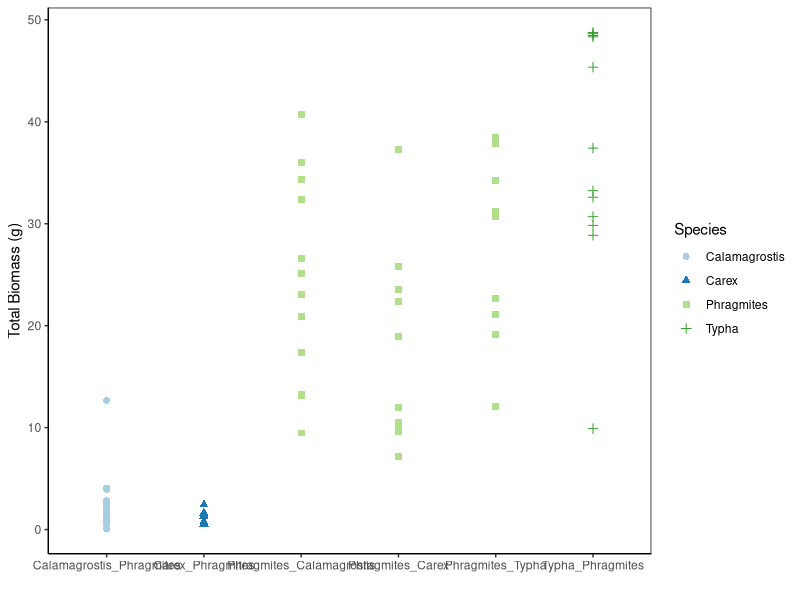
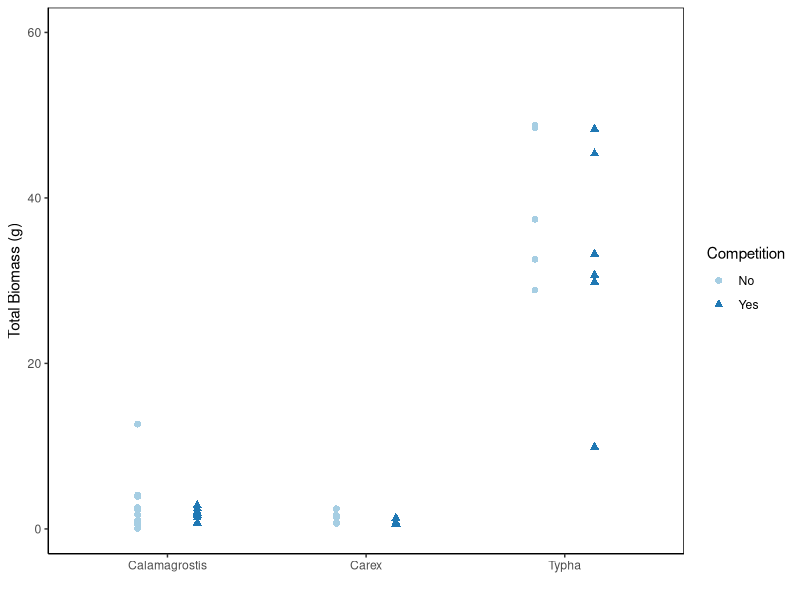
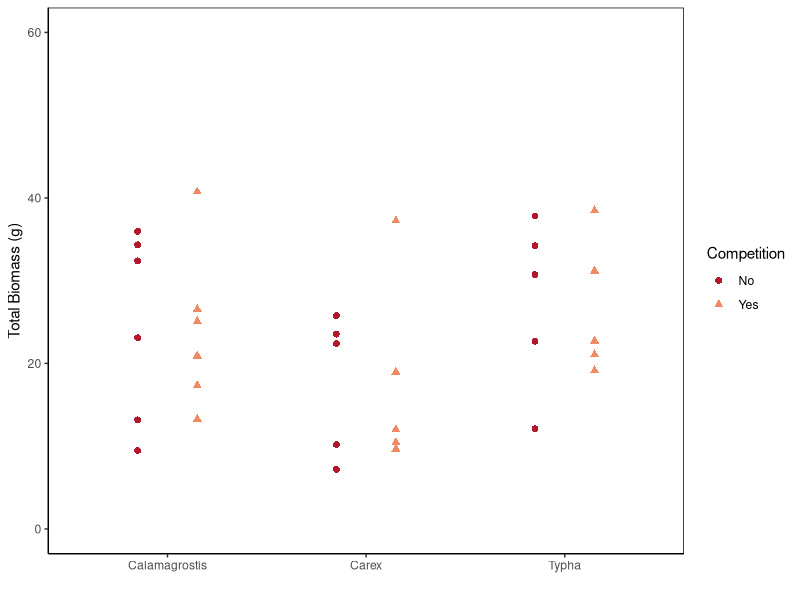
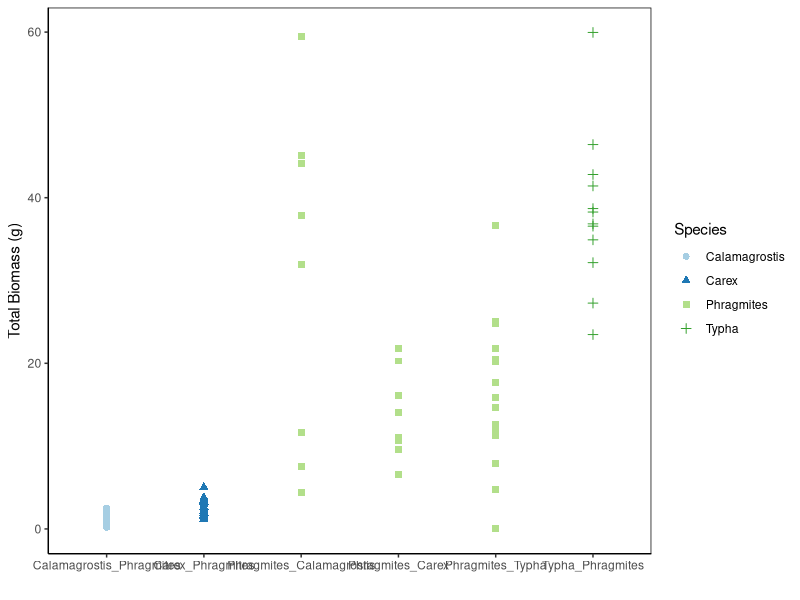
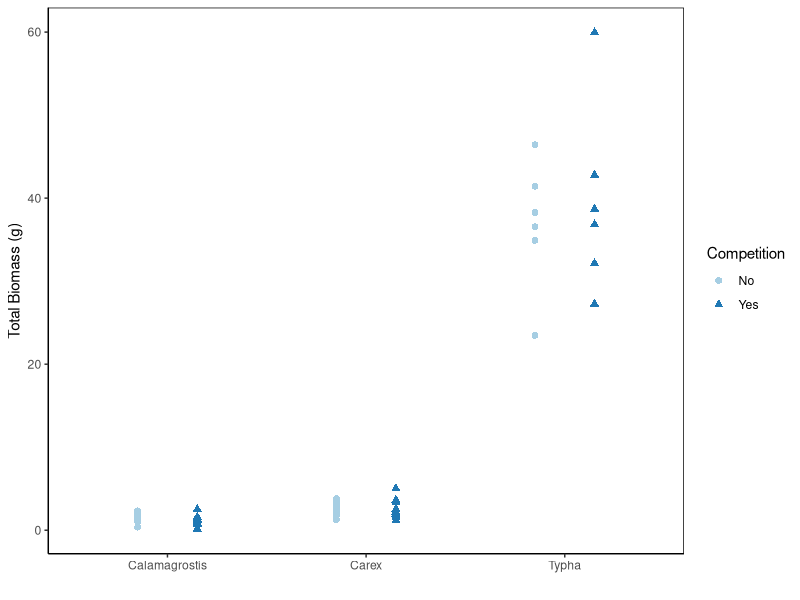
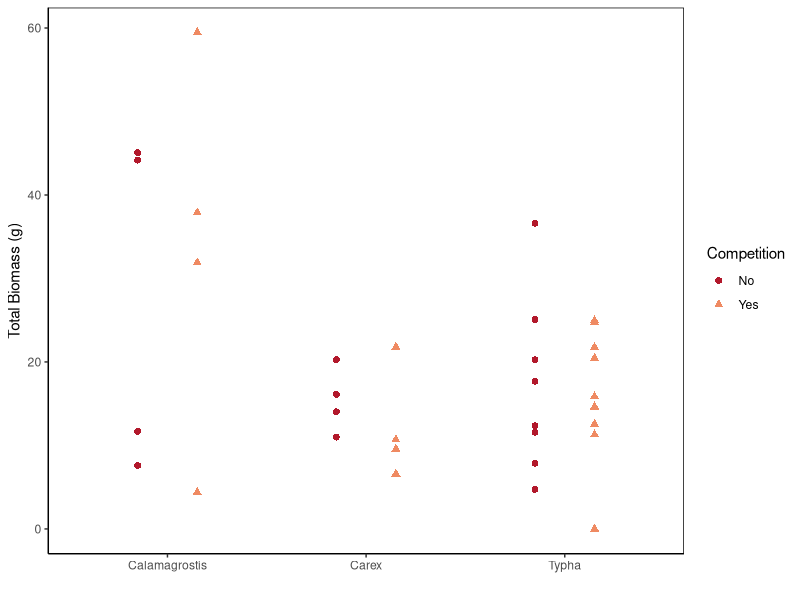
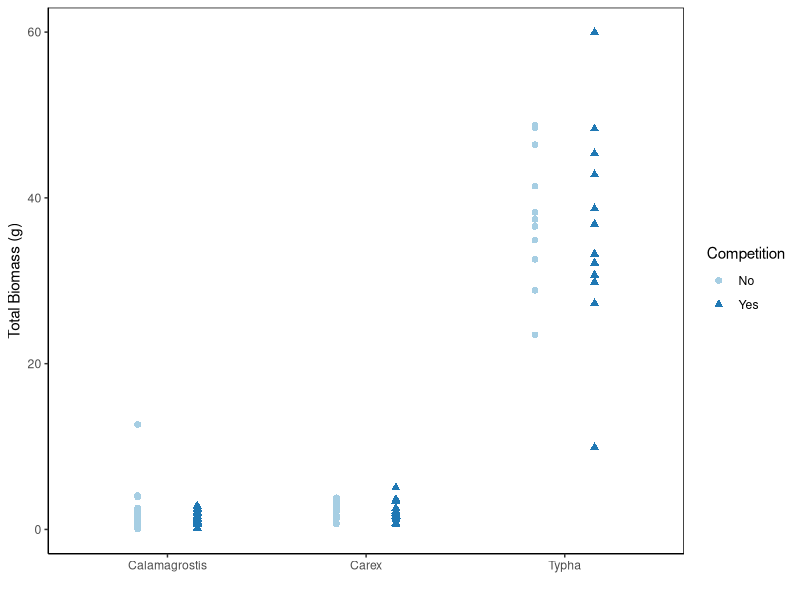
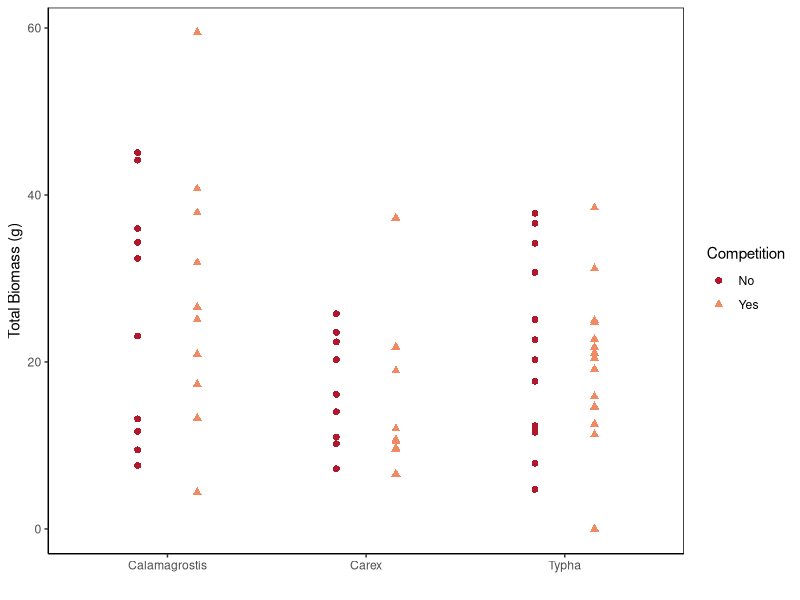

Write R code to recreate these figures, in order.

library(tidyverse)
library(ggpubr)

weights16 <- read.csv("Data/weights_2016.csv")
weights16


weights16 <- weights16 %>% 
  unite("spp_n", Species:Neighbour, remove = FALSE)

weights16 <- rename(weights16, Competition = Treatment) # rename "treatment" to competition
weights16 <- rename(weights16, Neighbours = Neighbour)

weights16 %>% group_by(spp_n, Competition) %>% 
  summarise(Total.avg = mean(Total, na.rm = TRUE),
            Total.sd = sd(Total, na.rm = TRUE),
            n = n())

#spp_n                     Competition Total.avg Total.sd     n
#1 Calamagrostis_Phragmites No            2.97     3.67     10
#2 Calamagrostis_Phragmites Yes           1.73     0.856    10
#3 Carex_Phragmites         No            1.38     0.717     5
#4 Carex_Phragmites         Yes           0.764    0.322     5
#5 Phragmites_Calamagrostis No           24.7     11.4       6
#6 Phragmites_Calamagrostis Yes          24.0      9.56      6
#7 Phragmites_Carex         No           17.8      8.48      5
#8 Phragmites_Carex         Yes          17.7     11.5       5
#9 Phragmites_Typha         No           27.5     10.3       5
#10 Phragmites_Typha         Yes          26.5      8.12      5
#11 Typha_Phragmites         No           40.8      9.00      6
#12 Typha_Phragmites         Yes          32.9     13.7       6


weight2016 <- ggplot(weights16, aes(x = spp_n, y = Total, shape = Species, colour = Species)) +
  geom_point(position = position_dodge(0.6), size = 2) +
  theme_classic() +
  theme(panel.border = element_rect(fill = NA)) +
  labs(x = " ",
       y = "Total Biomass (g)") +
  scale_colour_manual(values = c("#a6cee3", "#1f78b4", "#b2df8a", "#33a02c"))

weight2016


# only resident species, with or without competition

unique(weights16$Species)

res16 <- weights16 %>% 
  filter(Species %in% c("Carex", "Calamagrostis","Typha"))
  
resident_2016 <- ggplot(res16, aes(x = Species, y = Total, shape = Competition, colour = Competition)) +
  geom_point(position = position_dodge(0.6), size = 2) +
  theme_classic() +
  theme(panel.border = element_rect(fill = NA)) +
  ylim(0, 60) +
  labs(x = " ",
       y = "Total Biomass (g)") +
  scale_colour_manual(values = c("#a6cee3", "#1f78b4"))

resident_2016

# only phragmites and pals

unique(weights16$Neighbour)

phragmites16 <- weights16 %>% 
  filter(Species %in% c("Phragmites"))

phrag_2016 <- ggplot(phragmites16, aes(x = Neighbours, y = Total, shape = Competition, colour = Competition)) +
  geom_point(position = position_dodge(0.6), size = 2) +
  theme_classic() +
  theme(panel.border = element_rect(fill = NA)) +
  ylim(0, 60) +
  labs(x = " ",
       y = "Total Biomass (g)") +
  scale_colour_manual(values = c("#b2182b", "#ef8a62"))

phrag_2016


### 2017 weights ####

weights17 <- read.csv("Data/weights_2017.csv")
weights17


weights17 <- weights17 %>% 
  unite("spp_n", Species:Neighbours, remove = FALSE)



weights17 %>% group_by(spp_n, Competition) %>% 
  summarise(Total.avg = mean(Total, na.rm = TRUE),
            Total.sd = sd(Total, na.rm = TRUE),
            n = n())

#spp_n                    Competition  Total.avg  Total.sd     n

#1 Calamagrostis_Phragmites No               1.64    0.635    12
#2 Calamagrostis_Phragmites Yes              1.24    0.595    12
#3 Carex_Phragmites         No               2.56    0.769    12
#4 Carex_Phragmites         Yes              2.51    1.13     12
#5 Phragmites_Calamagrostis No              27.1    20.3       4
#6 Phragmites_Calamagrostis Yes             33.4    22.7       4
#7 Phragmites_Carex         No              15.4     3.90      4
#8 Phragmites_Carex         Yes             12.2     6.64      4
#9 Phragmites_Typha         No              17.0    10.3      10
#10 Phragmites_Typha         Yes             16.1     7.48     10
#11 Typha_Phragmites         No              36.8     7.71      6
#12 Typha_Phragmites         Yes             39.6    11.3       6


weight2017 <- ggplot(weights17, aes(x = spp_n, y = Total, shape = Species, colour = Species)) +
  geom_point(position = position_dodge(0.6), size = 2) +
  theme_classic() +
  theme(panel.border = element_rect(fill = NA)) +
  labs(x = " ",
       y = "Total Biomass (g)") +
  scale_colour_manual(values = c("#a6cee3", "#1f78b4", "#b2df8a", "#33a02c"))

weight2017

## resident species 

res17 <- weights17 %>% 
  filter(Species %in% c("Carex", "Calamagrostis","Typha"))


resident_2017 <- ggplot(res17, aes(x = Species, y = Total, shape = Competition, colour = Competition)) +
  geom_point(position = position_dodge(0.6), size = 2) +
  theme_classic() +
  theme(panel.border = element_rect(fill = NA)) +
  labs(x = " ",
       y = "Total Biomass (g)") +
  scale_colour_manual(values = c("#a6cee3", "#1f78b4"))

resident_2017

# resident species both years
resident <- ggarrange(resident_2016, resident_2017,
          labels = c("Resident Species in 2016","Resident Species in 2017"),
          hjust = (-0.3),
          common.legend = TRUE,
          legend = "bottom")

# phragmites


phragmites17 <- weights17 %>% 
  filter(Species %in% c("Phragmites"))

phrag_2017 <- ggplot(phragmites17, aes(x = Neighbours, y = Total, shape = Competition, colour = Competition)) +
  geom_point(position = position_dodge(0.6), size = 2) +
  theme_classic() +
  theme(panel.border = element_rect(fill = NA)) +
  labs(x = " ",
       y = "Total Biomass (g)") +
  scale_colour_manual(values = c("#b2182b", "#ef8a62"))

phrag_2017

# phragmites both years
phragmites <- ggarrange(phrag_2016, phrag_2017,
          labels = c("Phragmites with resident competition in 2016","Phragmites with resident competition in 2017"),
          hjust = (-0.2),
          common.legend = TRUE,
          legend = "bottom")

total.biomass.1617 <- ggarrange(resident, phragmites,
          nrow = 2)

ggsave("Figures/Total_Biomass_2016_2017.jpeg", total.biomass.1617)

############## put it together ##########3

bothyears <- rbind(weights16, weights17)


## resident species 
unique(bothyears$Species)

res.both <- bothyears %>% 
  filter(Species %in% c("Carex", "Calamagrostis","Typha"))


resident.bothyears <- ggplot(res.both, aes(x = Species, y = Total, shape = Competition, colour = Competition)) +
  geom_point(position = position_dodge(0.6), size = 2) +
  theme_classic() +
  theme(panel.border = element_rect(fill = NA)) +
  labs(x = " ",
       y = "Total Biomass (g)") +
  scale_colour_manual(values = c("#a6cee3", "#1f78b4"))

resident.bothyears


# just phragmites 

phrag.both <- bothyears %>% 
  filter(Species %in% c("Phragmites"))

phrag.bothyears <- ggplot(phrag.both, aes(x = Neighbours, y = Total, shape = Competition, colour = Competition)) +
  geom_point(position = position_dodge(0.6), size = 2) +
  theme_classic() +
  theme(panel.border = element_rect(fill = NA)) +
  labs(x = " ",
       y = "Total Biomass (g)") +
  scale_colour_manual(values = c("#b2182b", "#ef8a62"))

phrag.bothyears

ggarrange(resident.bothyears, phrag.bothyears,
          legend = "bottom")
